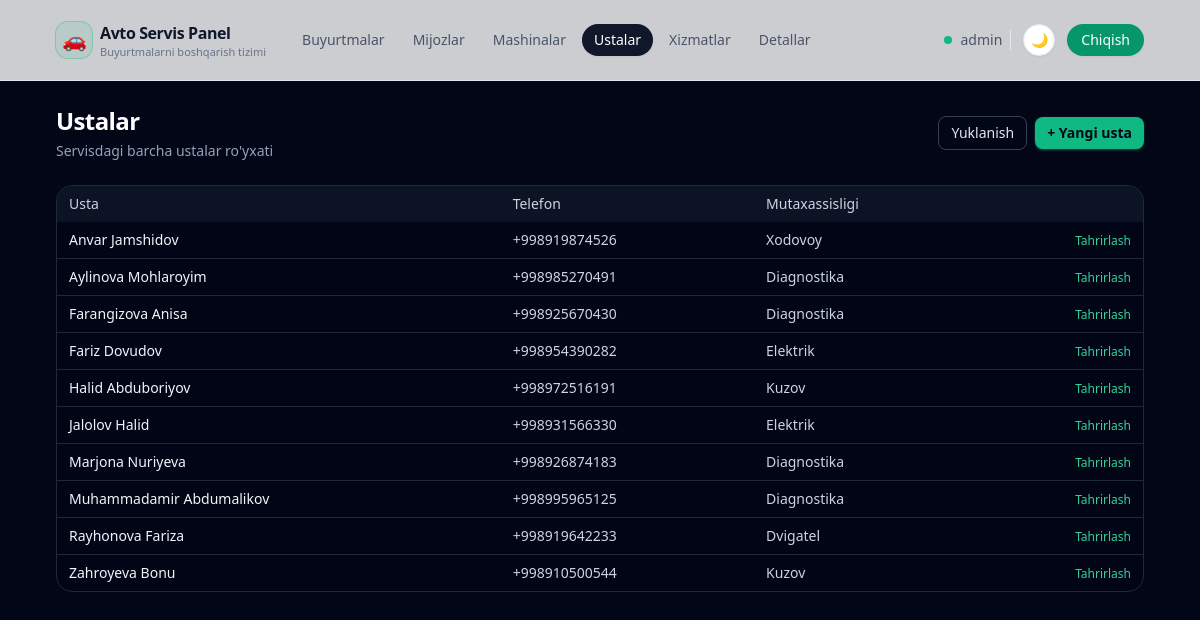
Screenshot of /masters/ (signed in) with the database file from the repository.
### apps/models.py (models this page shows, shortened)
class User(AbstractUser):
    telegram_username = models.CharField(
        _("Telegram username"), max_length=255, null=True, blank=True
    )
    telegram_id = models.BigIntegerField(_("Telegram ID"), null=True, blank=True)
    telegram_chat_id = models.BigIntegerField(
        _("Telegram chat ID"), null=True, blank=True
    )
    telegram_username_validator = RegexValidator(
        regex=r"^[a-zA-Z0-9_]{5,32}$",
        message=_(
            "Telegram username can only contain letters, numbers and underscores"
        ),
    )
    role = models.CharField(
        _("Role"), max_length=32, choices=Role.choices, default=Role.USER
    )
    phone = models.CharField(
        _("Phone number"),
        max_length=20,
        blank=True,
        help_text=_("Contact phone number"),
    )
    class Meta:
        verbose_name = _("User")
        verbose_name_plural = _("Users")

class Master(models.Model):
    user = models.OneToOneField(
        User,
        on_delete=models.SET_NULL,
        related_name="master_profile",
        null=True,
        blank=True,
    )
    full_name = models.CharField(_("Full name"), max_length=255)
    phone = models.CharField(_("Phone"), max_length=20, blank=True)
    specialization = models.CharField(
        _("Specialization"), max_length=100, blank=True
    )
    class Meta:
        verbose_name = _("Master")
        verbose_name_plural = _("Masters")

### apps/views/masters.py (the view)
# urls.py: path("masters/", master_list, name="master_list"),
@login_required
def master_list(request):
    masters = Master.objects.all().order_by("full_name")
    return render(request, "masters/master_list.jinja", {"masters": masters})

### templates/masters/master_list.jinja (shortened to what this page needs)
{% extends "base.html" %}
{% block content %}
<div class="flex items-center justify-between mb-6">
    <div>
        <h1 class="text-xl sm:text-2xl font-semibold tracking-tight text-white">Ustalar</h1>
        <p class="text-xs sm:text-sm text-slate-400 mt-1">
            Servisdagi barcha ustalar ro'yxati
        </p>
    </div>
    <div class="flex items-center gap-2">
        <a href="{% url 'apps:master_workload' %}"
           class="inline-flex items-center rounded-lg border border-slate-700 px-3 py-1.5 text-xs sm:text-sm font-medium text-slate-200 hover:bg-slate-800 transition">
            Yuklanish
        </a>
        <a href="{% url 'apps:master_create' %}"
           class="inline-flex items-center rounded-lg bg-emerald-500 hover:bg-emerald-400 px-3 py-1.5 text-xs sm:text-sm font-semibold text-slate-950 shadow shadow-emerald-500/40">
            + Yangi usta
        </a>
    </div>
</div>
<div class="rounded-2xl border border-slate-800 bg-slate-950/60 overflow-hidden">
    <div class="overflow-x-auto">
        <table class="min-w-full text-xs sm:text-sm">
            <thead class="bg-slate-900/80 text-slate-300">
            <tr>
                <th class="px-3 py-2 text-left font-medium">Usta</th>
                <th class="px-3 py-2 text-left font-medium">Telefon</th>
                <th class="px-3 py-2 text-left font-medium">Mutaxassisligi</th>
                <th class="px-3 py-2 text-right font-medium"></th>
            </tr>
            </thead>
            <tbody class="divide-y divide-slate-800">
            {% for master in masters %}
                <tr>
                    <td class="px-3 py-2 text-slate-100">{{ master.full_name }}</td>
                    <td class="px-3 py-2 text-slate-300">{{ master.phone }}</td>
                    <td class="px-3 py-2 text-slate-300">{{ master.specialization }}</td>
                    <td class="px-3 py-2 text-right">
                        <a href="{% url 'apps:master_update' master.pk %}"
                           class="text-xs text-emerald-400 hover:text-emerald-300">
                            Tahrirlash
                        </a>
                    </td>
                </tr>
            {% empty %}
                <tr>
                    <td colspan="4" class="px-3 py-4 text-center text-slate-500">
                        Ustalar hozircha kiritilmagan
                    </td>
                </tr>
            {% endfor %}
            </tbody>
        </table>
    </div>
</div>
{% endblock %}

### templates/base.html (shortened to what this page needs)
{% load static %}
<!DOCTYPE html>
<html lang="uz">
<head>
    <script src="https://cdn.tailwindcss.com"></script>
    <link href="https://cdn.jsdelivr.net/npm/daisyui@4.12.10/dist/full.min.css" rel="stylesheet" type="text/css" />
</head>
<body class="min-h-screen text-slate-100" data-theme="dark">
<div class="min-h-screen flex flex-col">
    <header class="border-b border-slate-200 dark:border-slate-800 bg-white/80 dark:bg-slate-950/80 backdrop-blur">
        <div class="mx-auto w-full max-w-6xl px-4 sm:px-6 lg:px-8 h-16 lg:h-20 flex items-center justify-between">
            <div class="flex items-center gap-3 sm:gap-6">
                <a href="{% url 'apps:order_list' %}" class="inline-flex items-center gap-2">
                    <span class="inline-flex h-9 w-9 items-center justify-center rounded-xl bg-emerald-500/10 ring-1 ring-emerald-500/40">
                        <span class="text-xl">🚗</span>
                    </span>
                    <span class="hidden sm:flex flex-col leading-tight">
                        <span class="text-sm sm:text-base font-semibold tracking-tight text-slate-900 dark:text-white">Avto Servis Panel</span>
                        <span class="hidden sm:inline text-[11px] text-slate-500 dark:text-slate-400">Buyurtmalarni boshqarish tizimi</span>
                    </span>
                </a>
                <nav class="hidden md:flex items-center gap-1 text-sm font-medium">
                    <a href="{% url 'apps:order_list' %}"
                       class="inline-flex items-center rounded-full px-3 py-1.5 text-xs sm:text-sm transition
                              {% if request.path == '/' or request.path|slice:':7' == '/order/' or request.path|slice:':9' == '/reports/' %}
                                  bg-slate-900 text-white shadow-sm dark:bg-slate-100 dark:text-slate-900
                              {% else %}
                                  text-slate-600 hover:bg-slate-100 hover:text-slate-900 dark:text-slate-300 dark:hover:bg-slate-800 dark:hover:text-white
                              {% endif %}">
                        Buyurtmalar
                    </a>
                    <a href="{% url 'apps:customer_list' %}"
                       class="inline-flex items-center rounded-full px-3 py-1.5 text-xs sm:text-sm transition
                              {% if request.path|slice:':11' == '/customers/' or request.path|slice:':10' == '/customer/' %}
                                  bg-slate-900 text-white shadow-sm dark:bg-slate-100 dark:text-slate-900
                              {% else %}
                                  text-slate-600 hover:bg-slate-100 hover:text-slate-900 dark:text-slate-300 dark:hover:bg-slate-800 dark:hover:text-white
                              {% endif %}">
                        Mijozlar
                    </a>
                    <a href="{% url 'apps:car_list' %}"
                       class="inline-flex items-center rounded-full px-3 py-1.5 text-xs sm:text-sm transition
                              {% if request.path|slice:':6' == '/cars/' or request.path|slice:':5' == '/car/' %}
                                  bg-slate-900 text-white shadow-sm dark:bg-slate-100 dark:text-slate-900
                              {% else %}
                                  text-slate-600 hover:bg-slate-100 hover:text-slate-900 dark:text-slate-300 dark:hover:bg-slate-800 dark:hover:text-white
                              {% endif %}">
                        Mashinalar
                    </a>
                    <a href="{% url 'apps:master_list' %}"
                       class="inline-flex items-center rounded-full px-3 py-1.5 text-xs sm:text-sm transition
                              {% if request.path|slice:':9' == '/masters/' %}
                                  bg-slate-900 text-white shadow-sm dark:bg-slate-100 dark:text-slate-900
                              {% else %}
                                  text-slate-600 hover:bg-slate-100 hover:text-slate-900 dark:text-slate-300 dark:hover:bg-slate-800 dark:hover:text-white
                              {% endif %}">
                        Ustalar
                    </a>
                    <a href="{% url 'apps:service_list' %}"
                       class="inline-flex items-center rounded-full px-3 py-1.5 text-xs sm:text-sm transition
                              {% if request.path|slice:':10' == '/services/' %}
                                  bg-slate-900 text-white shadow-sm dark:bg-slate-100 dark:text-slate-900
                              {% else %}
                                  text-slate-600 hover:bg-slate-100 hover:text-slate-900 dark:text-slate-300 dark:hover:bg-slate-800 dark:hover:text-white
                              {% endif %}">
                        Xizmatlar
                    </a>
                    <a href="{% url 'apps:part_list' %}"
                       class="inline-flex items-center rounded-full px-3 py-1.5 text-xs sm:text-sm transition
                              {% if request.path|slice:':7' == '/parts/' %}
                                  bg-slate-900 text-white shadow-sm dark:bg-slate-100 dark:text-slate-900
                              {% else %}
                                  text-slate-600 hover:bg-slate-100 hover:text-slate-900 dark:text-slate-300 dark:hover:bg-slate-800 dark:hover:text-white
                              {% endif %}">
                        Detallar
                    </a>
                </nav>
            </div>
            <div class="flex items-center gap-2 sm:gap-3">
                {% if request.user.is_authenticated %}
                    <div class="hidden sm:flex items-center gap-2 pr-2 border-r border-slate-200 dark:border-slate-800">
                        <span class="w-2 h-2 rounded-full bg-emerald-500 dark:bg-emerald-400 animate-pulse"></span>
                        <span class="text-xs sm:text-sm font-medium text-slate-600 dark:text-slate-300 truncate max-w-[140px]">
                            {{ request.user.get_full_name|default:request.user.username }}
                        </span>
                    </div>
                {% endif %}
                <button type="button" id="theme-toggle"
                        class="inline-flex h-8 w-8 items-center justify-center rounded-full border border-slate-200 bg-white text-slate-700 text-sm shadow-sm hover:bg-slate-100 dark:border-slate-700 dark:bg-slate-900 dark:text-slate-200 dark:hover:bg-slate-800 transition">
                </button>
                {% if request.user.is_authenticated %}
                    <a href="{% url 'logout' %}"
                       class="hidden sm:inline-flex items-center justify-center rounded-full bg-emerald-600 px-3.5 py-1.5 text-xs sm:text-sm font-medium text-white shadow-sm hover:bg-emerald-700 focus-visible:outline-none focus-visible:ring-2 focus-visible:ring-emerald-500 focus-visible:ring-offset-2 focus-visible:ring-offset-slate-950/80 transition">
                        Chiqish
                    </a>
                {% endif %}
            </div>
        </div>
    </header>
    <main class="flex-1">
        <div class="mx-auto w-full max-w-6xl px-4 sm:px-6 lg:px-8 py-6">
            {% block content %}{% endblock %}
        </div>
    </main>
</div>
</body>
</html>

### templates/base.html (style rules this page uses)
body[data-theme="dark"] { background-color: rgb(2 6 23); color: rgb(241 245 249); }

### rows the page displays
User: user.get_full_name "admin"
Master: full_name "Anvar Jamshidov", phone "+998919874526", specialization "Xodovoy"
Master: full_name "Aylinova Mohlaroyim", phone "+998985270491", specialization "Diagnostika"
Master: full_name "Farangizova Anisa", phone "+998925670430", specialization "Diagnostika"
Master: full_name "Fariz Dovudov", phone "+998954390282", specialization "Elektrik"
Master: full_name "Halid Abduboriyov", phone "+998972516191", specialization "Kuzov"
Master: full_name "Jalolov Halid", phone "+998931566330", specialization "Elektrik"
Master: full_name "Marjona Nuriyeva", phone "+998926874183", specialization "Diagnostika"
Master: full_name "Muhammadamir Abdumalikov", phone "+998995965125", specialization "Diagnostika"
Master: full_name "Rayhonova Fariza", phone "+998919642233", specialization "Dvigatel"
Master: full_name "Zahroyeva Bonu", phone "+998910500544", specialization "Kuzov"
